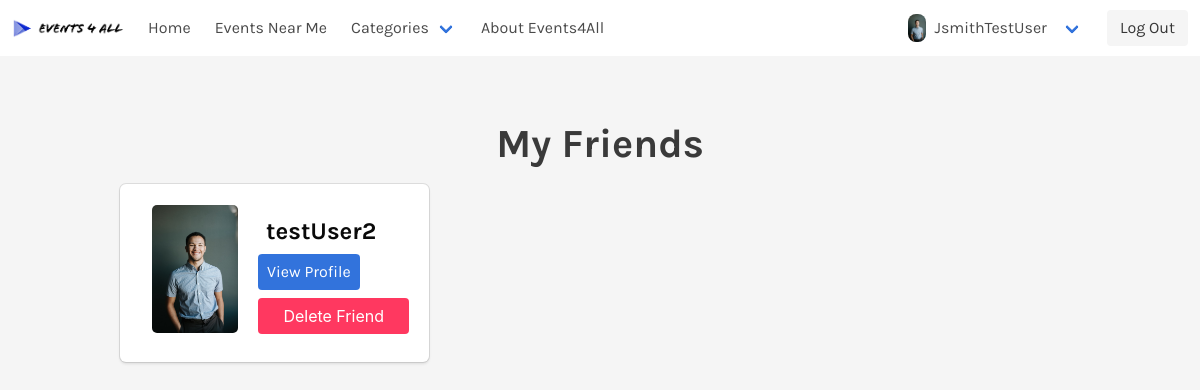
The page /friends.php (signed in) on the database its author committed.
### tables this page shows
CREATE TABLE `UserProfile` (
  `profileID` int(11) NOT NULL,
  `userID` int(10) NOT NULL,
  `profileImg` varchar(255) DEFAULT NULL,
  `bio` text,
  `hobbies` text
);

CREATE TABLE `Users` (
  `userID` int(10) UNSIGNED NOT NULL,
  `email` varchar(255) NOT NULL,
  `userName` varchar(255) NOT NULL,
  `userPassword` varchar(255) NOT NULL,
  `firstName` varchar(50) DEFAULT NULL,
  `lastName` varchar(50) DEFAULT NULL,
  `street` varchar(255) DEFAULT NULL,
  `city` varchar(255) DEFAULT NULL,
  `USstate` varchar(255) DEFAULT NULL,
  `zip` int(5) DEFAULT NULL,
  `phone` char(10) DEFAULT NULL,
  `dateOfBirth` date NOT NULL
);

### friends.php (the view, shortened to what this page needs)
<!DOCTYPE html>
<html lang="en">
<head>
    <link rel="stylesheet" href="./css/bulma.min.css">
    <link rel="stylesheet" href="./css/style.css">
    <link href="https://unpkg.com/aos@2.3.1/dist/aos.css" rel="stylesheet">
    <link rel="stylesheet" href="https://use.fontawesome.com/releases/v5.8.1/css/all.css">
</head>
<body>
    <?php require './navbar.php'; ?>
    <?php if (($loggedon) && ($userName != NULL) && ($userID != NULL)){
require './methods/databaseConnection.php';
$query = "SELECT friend1userID, friend2userID FROM Friendships WHERE friend1userID = '$userID' OR friend2userID = '$userID'";
$result = $mysqli->query($query);
if ($result->num_rows > 0) {
 $i = 0;
 $friendlist = array();
while($row = $result->fetch_assoc()) {
   $friend1userID = $row["friend1userID"];
   $friend2userID = $row["friend2userID"];
   if ($friend1userID === $userID) {
   $friendlist[$i] = $friend2userID;
    }
   else {
   $friendlist[$i] = $friend1userID;
   }
   $i++;
}
}
else {
}
}
?>
<section class="section">
            <div class="container">
                <h2 class="is-size-2 has-text-weight-bold has-text-centered">My Friends</h2>
                <ul class="myFriendsGridParent">
                <?php
              if ($friendlist){
                foreach($friendlist as $friendID){
                    $query2 = "SELECT Users.userName, UserProfile.profileImg FROM Users LEFT JOIN UserProfile ON Users.userID = UserProfile.userID WHERE Users.userID = '$friendID' AND UserProfile.userID = '$friendID'";
                    $result2 = $mysqli->query($query2);
                    if ($result2->num_rows > 0) {
                        while($row2 = $result2->fetch_assoc()) {
                            $friendUserName = $row2["userName"];
                            $friendUserImg = $row2["profileImg"];
                        }
                    }
                    echo "<li class='myFriendsGrid box'>";?>
                           <?php
                           if($friendUserImg != NULL)
                           echo "<a href='./viewProfile.php?viewUser=$friendID'><img src='./images/$friendUserName/$friendUserImg' alt='Profile Photo' /></a>";
                           else
                           echo "<a href='./viewProfile.php?viewUser=$friendID'><img src='./images/ProfilePhotoWithLogo.png' alt='Profile Photo' /></a>";
                           ?>
                <?php echo "<div class='myFriendsGridTextCont'>
                            <h4 class='is-size-4 has-text-weight-bold has-text-black'>$friendUserName</h4>
                            <a href='./viewProfile.php?viewUser=$friendID' class='is-link button is-size-6'>View Profile</a>
                            <button class='button is-danger is-size-6'>Delete Friend</button>
                            </div>
                            </li>";
                }
            }
                else{
                        echo "<p class='has-text-centered is-size-5'>You Have No Friends Yet! :(</p>";
                    }
                ?>
                </ul>
            </div>
        </section>
</body>
</html>

### navbar.php (shortened to what this page needs)
<?php
if (isset($_SESSION['loggedon'])) {
	$loggedon = $_SESSION['loggedon'];
}
else {
	$loggedon = FALSE;
}
if (isset($_SESSION['userID'])) {
    $userID = $_SESSION['userID'];
}
else {
	$userID = NULL;
}
if (isset($_SESSION['userName'])) {
    $userName = $_SESSION['userName'];
}
else {
	$userName = NULL;
}
if (($loggedon) && ($userName != NULL) && ($userID != NULL)){
  require './methods/databaseConnection.php';
$query = "SELECT profileImg FROM UserProfile WHERE  userID = '$userID'";
                    $result = $mysqli->query($query);
                    if ($result->num_rows > 0) {
                        while($row = $result->fetch_assoc()) {
                            $userImg = $row["profileImg"];
                        }
                    }
}
?>
    <nav class="navbar" role="navigation" aria-label="main navigation">
        <div class="navbar-brand" style="padding-top: 0; padding-bottom: 0;">
            <a class="navbar-item" style="padding-top: 0; padding-bottom: 0;" href="https://events-4all.com">
                <img src="./images/LogoDark.PNG" alt="Events-4-All" width="112" height="28">
            </a>
        </div>
        <div id="navbarBasicExample" class="navbar-menu">
            <div class="navbar-start">
            <?php
		            if ($loggedon) {
                        echo "<a class='navbar-item' href='./home.php'>Home</a>";
		            }
		            else{
                        echo "<a class='navbar-item' href='./index.php'>Home</a>";
                    }
		        ?>
                <a class="navbar-item" href="./events.php">Events Near Me</a>
                <div class="navbar-item has-dropdown is-hoverable">
                    <a class="navbar-link">Categories</a>
                </div>
                <a href="./aboutUs.php" class="navbar-item">About Events4All</a>
            </div>
            <div class="navbar-end">
           <?php if ($loggedon) {  echo "<div class='navbar-item has-dropdown is-hoverable'>
                        <a class='navbar-link'>";
                        if ($userImg) {
                           echo "<img src='./images/$userName/$userImg' class='navBarProfilePicture' alt='User Profile Picture'>";
                        }
                        else{
                            echo "<img src='./images/ProfilePhotoWithLogo.png' class='navBarProfilePicture' alt='User Profile Picture'>";
                        }
                        echo "<h3 class='is-size-6'>$userName</h3>
                        </a>
                        <div class='navbar-dropdown'>
                            <a class='navbar-item' href='./myProfile.php'>My Profile</a>
                            <a class='navbar-item' href='./myAccount.php'>My Account</a>
                            <a class='navbar-item' href='./friends.php'>Friends</a>
                            <a class='navbar-item' href='./messages.php'>Messages</a>
                            <a class='navbar-item' href='./myEvents.php'>My Events</a>
                        </div>
                    </div> ";} ?>
                    <div class="navbar-item">
                        <div class="buttons">
                        <?php
		                    if ($loggedon) {
                                echo "<a class='button is-light' href='./methods/logOut.php'>Log Out</a>";
		                    }
		                    else{
                                echo "<a class='button is-info' href='./createAccount.php'><strong>Sign up</strong></a>";
                                echo "<a class='button is-light' href='./login.php'>Log in</a>";
                            }
		                ?>
                        </div>
                    </div>
                </div>
            </div>
    </nav>

### css/style.css (style rules this page uses)
* { padding: 0; margin: 0; -webkit-box-sizing: border-box; box-sizing: border-box; }
body { font-family: 'Karla', sans-serif; background-color: #f5f5f5; color: #3A3A3A; overflow-x: hidden; overflow: hidden; -webkit-transition: all .5s; transition: all .5s; line-height: 1.6; }
a, a:visited, a:hover, a:active { text-decoration: none; cursor: pointer; }
h1, h2, h3, h4, h5, h6, p { padding: .5rem; }
.navBarProfilePicture { border-radius: 50%; }
.navBarProfilePicture { border-radius: 8px !important; }
.myFriendsGrid { display: -ms-grid; display: grid; grid-template-areas: "img textCont"; grid-gap: .5rem; }
.myFriendsGrid a { -ms-grid-row: 1; -ms-grid-column: 1; grid-area: img; -ms-flex-item-align: center; -ms-grid-row-align: center; align-self: center; -ms-grid-column-align: center; justify-self: center; }
.myFriendsGrid img { border-radius: 5px; max-height: 8rem; max-width: 8rem; }
.myFriendsGridTextCont { -ms-grid-row: 1; -ms-grid-column: 2; grid-area: textCont; display: -webkit-box; display: -ms-flexbox; display: flex; -webkit-box-orient: vertical; -webkit-box-direction: normal; -ms-flex-direction: column; flex-direction: column; -webkit-box-pack: space-evenly; -ms-flex-pack: space-evenly; justify-content: space-evenly; -webkit-box-align: space-between; -ms-flex-align: space-between; align-items: space-between; }
.myFriendsGridTextCont > * { margin-bottom: .5rem; }
.myFriendsGridTextCont h4 { -ms-flex-item-align: start; align-self: flex-start; }
.myFriendsGridTextCont a { -ms-flex-item-align: start; align-self: flex-start; padding: 8px; margin-top: -12px; }
.myFriendsGridParent { display: -ms-grid; display: grid; -ms-grid-columns: (minmax(300px, 1fr))[auto-fill]; grid-template-columns: repeat(auto-fill, minmax(300px, 1fr)); grid-gap: 1rem; }

### rows shown on the page
userprofile: profileImg (picture)
userprofile: userID+profileImg (picture), userID.userName "testUser2"

### other values the page prints
$userName "JsmithTestUser"
